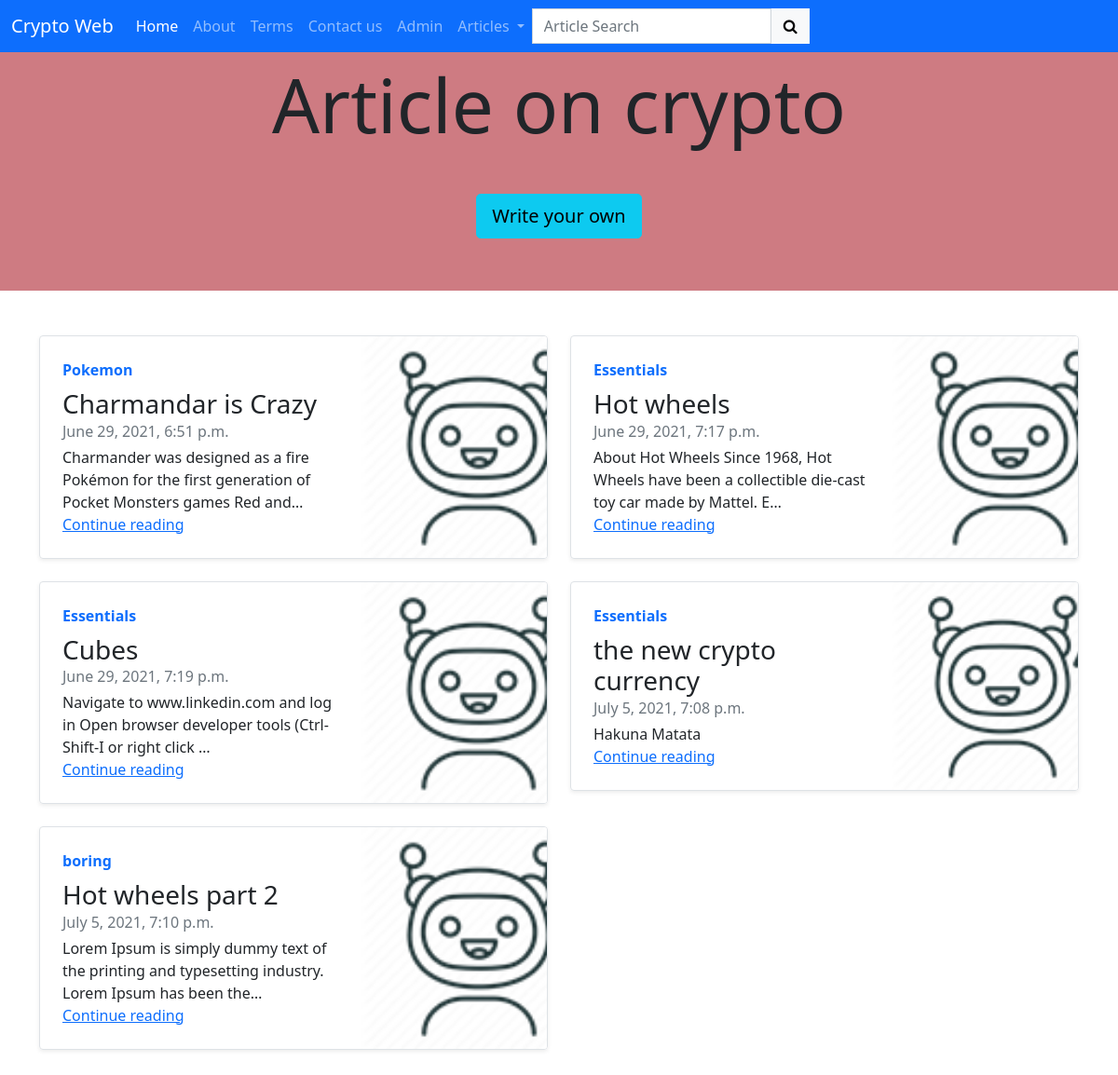
/article/view, run on an earlier commit of the app's database.
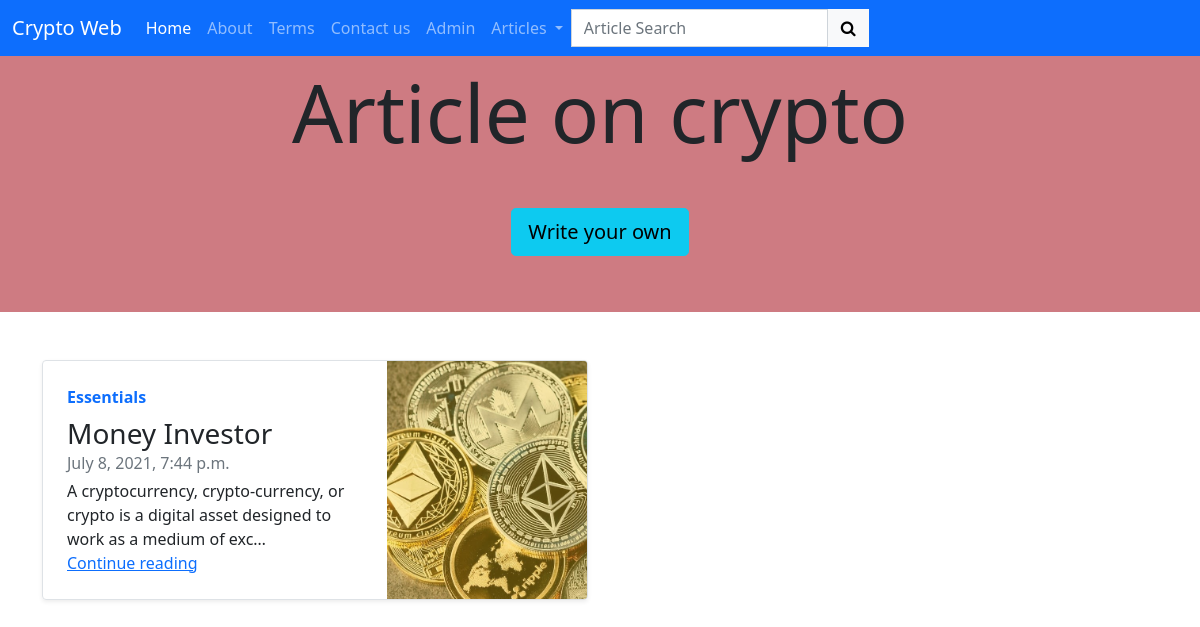
And on a later commit of the database.
### app/models.py (models this page shows, shortened)
class Article(models.Model):
    title = CharField(max_length=50)
    detail = TextField()
    date = DateTimeField(auto_now=True)
    author = CharField(max_length=25)
    category = CharField(max_length=10)
    image = models.ImageField(upload_to="articles",default="articles/default.jpg")
    class Meta:
        verbose_name = 'Article'
        verbose_name_plural = 'Articles'

### app/views.py (the view)
# urls.py: path('article/view',views.article_view, name="article_view"),
def article_view(request):
    articles = Article.objects.all()
    ctx = {
        'title':"all articles",
        'articles':articles,
    }
    return render(request,"article/article_view.html",ctx)

### templates/article/article_view.html (shortened to what this page needs)
{% extends 'layout/base.html' %}
{% load static %}
{% load humanize %}
{% block content %}
<div class="jumbotron jumbotron-fluid text-center py-2 " style="background-color: rgb(206, 123, 130);">
    <div class="container">
        <h1 class="display-1">Article on crypto</h1>
        <p class="lead my-5">
            <a class="btn btn-info btn-lg" href="{% url 'article_add' %}" role="button">Write your own</a>
        </p>
    </div>
</div>
<div class="container">
    <div class="row my-5">
        {% for item in articles %}
        <div class="col-md-6">
            <div class="row g-0 border rounded overflow-hidden flex-md-row mb-4 shadow-sm h-md-250 position-relative">
                <div class="col p-4 d-flex flex-column position-static">
                    <strong class="d-inline-block mb-2 text-primary">{{item.category}}</strong>
                    <h3 class="mb-0">{{item.title}}</h3>
                    <div class="mb-1 text-muted">{{item.date}}</div>
                    <p class="card-text mb-auto">{{item.detail|truncatechars:100}}</p>
                    <a href="{% url 'article_detail' item.id %}" class="stretched-link">Continue reading</a>
                </div>
                <div class="col-auto d-none d-lg-block">
                    <div class="img">
                    </div>
                </div>
            </div>
        </div>
        {% empty %}
        <div class="alert alert-warning text-center" role="alert">
            <h4 class="alert-heading">No articles found!</h4>
        </div>
        {% endfor %}
    </div>
</div>
{% endblock %}

What changed in the data, as far as the page shows it:
removed Article: category "Pokemon", title "Charmandar is Crazy", date "June 29, 2021, 6:51 p.m.", detail "Charmander was designed as a fire Pokémon for the first generation of Pocket Monsters games Red and…"
removed Article: category "Essentials", title "Hot wheels", date "June 29, 2021, 7:17 p.m.", detail "About Hot Wheels Since 1968, Hot Wheels have been a collectible die-cast toy car made by Mattel. E…"
removed Article: category "Essentials", title "Cubes", date "June 29, 2021, 7:19 p.m.", detail "Navigate to www.linkedin.com and log in Open browser developer tools (Ctrl-Shift-I or right click …"
removed Article: category "Essentials", title "the new crypto currency", date "July 5, 2021, 7:08 p.m.", detail "Hakuna Matata"
removed Article: category "boring", title "Hot wheels part 2", date "July 5, 2021, 7:10 p.m.", detail "Lorem Ipsum is simply dummy text of the printing and typesetting industry. Lorem Ipsum has been the…"
added Article: category "Essentials", title "Money Investor", date "July 8, 2021, 7:44 p.m.", detail "A cryptocurrency, crypto-currency, or crypto is a digital asset designed to work as a medium of exc…"
